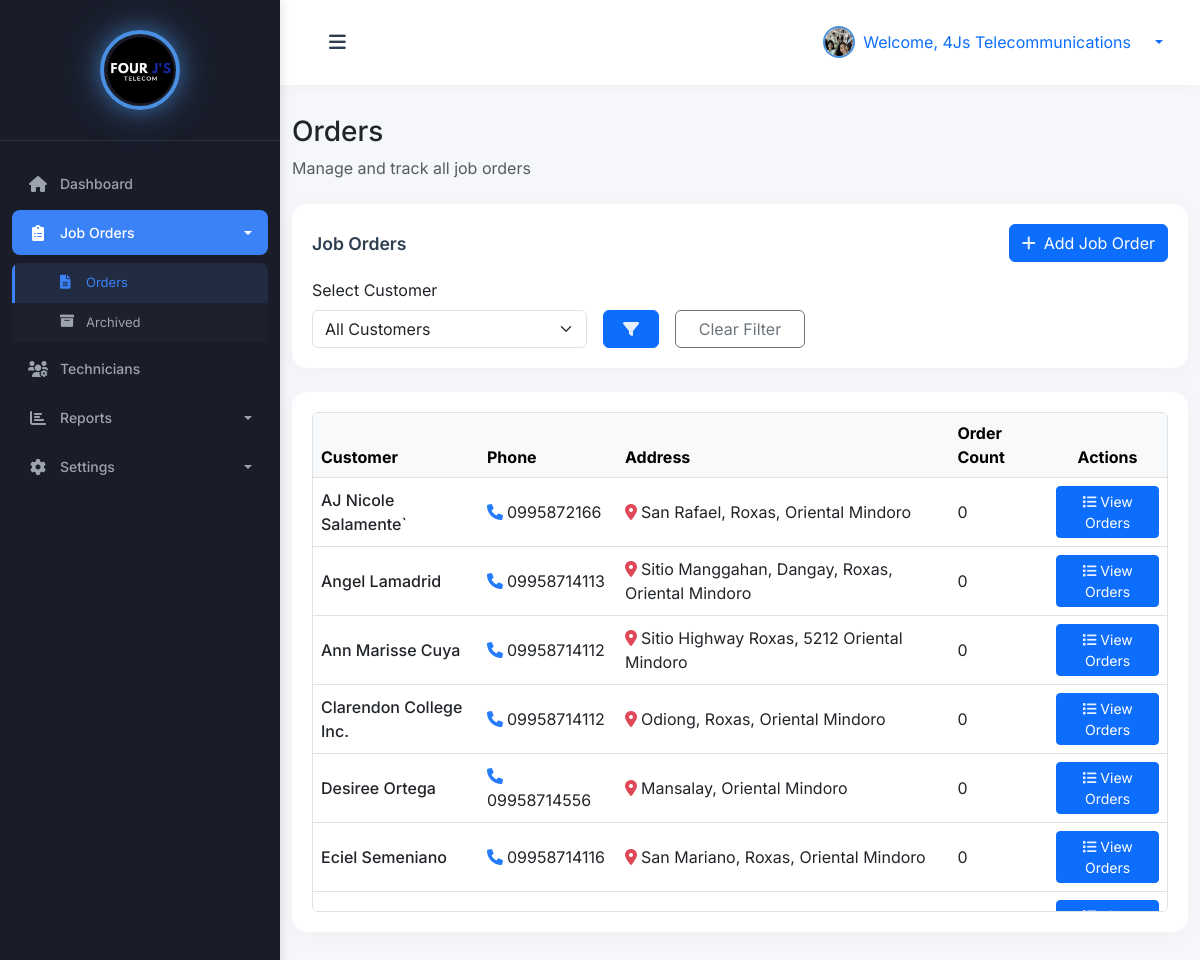
Screenshot of /admin/orders.php (signed in) with the database file from the repository.
### tables this page shows
CREATE TABLE `customers` (
  `id` int(11) NOT NULL,
  `name` varchar(255) NOT NULL,
  `phone` varchar(50) DEFAULT NULL,
  `address` text DEFAULT NULL,
  `email` varchar(255) DEFAULT NULL,
  `created_at` timestamp NOT NULL DEFAULT current_timestamp()
);

### admin/orders.php (the view, shortened to what this page needs)
<?php
try {
    $pdo = new PDO("mysql:host=" . DB_HOST . ";dbname=" . DB_NAME, DB_USER, DB_PASS);
    $pdo->setAttribute(PDO::ATTR_ERRMODE, PDO::ERRMODE_EXCEPTION);
    $stmt = $pdo->prepare("SELECT name, profile_picture FROM admins WHERE id = ?");
    $stmt->execute([$_SESSION['user_id']]);
    $admin = $stmt->fetch(PDO::FETCH_ASSOC);
    $sql = "
        SELECT
            c.id as customer_id,
            c.name as customer_name,
            c.phone as customer_phone,
            c.address as customer_address,
            COUNT(CASE WHEN jo.status NOT IN ('completed', 'cancelled') THEN jo.id END) as order_count
        FROM customers c
        LEFT JOIN job_orders jo ON jo.customer_id = c.id
    ";
    $params = [];
    $sql .= " GROUP BY c.id, c.name, c.phone, c.address
        ORDER BY c.name ASC
    ";
    $stmt = $pdo->prepare($sql);
    $stmt->execute($params);
    $customerOrders = $stmt->fetchAll(PDO::FETCH_ASSOC);
} catch (PDOException $e) {
    die("Database error: " . $e->getMessage());
}
require_once 'includes/header.php';
?>
<body></body>
 <div class="wrapper">
        <?php
        require_once 'includes/sidebar.php';
        ?>
        <div id="content">
            <nav class="navbar navbar-expand-lg navbar-light bg-white">
                <div class="container-fluid">
                    <button type="button" id="sidebarCollapse" class="btn">
                        <i class="fas fa-bars"></i>
                    </button>
                    <div class="ms-auto d-flex align-items-center">
                        <div class="dropdown">
                            <a class="d-flex align-items-center text-decoration-none dropdown-toggle" href="#" id="userDropdown" role="button" data-bs-toggle="dropdown">
                                <img src="<?= !empty($admin['profile_picture']) ? '../' . htmlspecialchars($admin['profile_picture']) : 'https://ui-avatars.com/api/?name=' . urlencode($admin['name'] ?: 'Admin') . '&background=1a237e&color=fff' ?>"
                                     alt="Admin"
                                     class="rounded-circle me-2"
                                     width="32"
                                     height="32"
                                     style="object-fit: cover; border: 2px solid #4A90E2;">
                                <span class="me-3">Welcome, <?= htmlspecialchars($admin['name'] ?: 'Admin') ?></span>
                            </a>
                        </div>
                    </div>
                </div>
            </nav>
<div class="container mt-4">
    <h3>Orders</h3>
    <div class="mb-4">
        <p class="text-muted mb-0">Manage and track all job orders</p>
    </div>
    <div class="card mb-4">
        <div class="card-body">
            <div class="d-flex justify-content-between align-items-center mb-3">
                <h5 class="card-title mb-0">Job Orders</h5>
                <button type="button" class="btn btn-primary" data-bs-toggle="modal" data-bs-target="#orderTypeModal">
                     <i class="fas fa-plus me-2"></i>Add Job Order
                 </button>
            </div>
            <form method="GET" action="" class="row g-3">
                <div class="col-md-4">
                    <label for="search_customer" class="form-label">Select Customer</label>
                    <select class="form-select" id="search_customer" name="search_customer">
                        <option value="">All Customers</option>
                    </select>
                </div>
                <div class="col-md-1 d-flex align-items-end">
                    <button type="submit" class="btn btn-primary w-100">
                        <i class="fas fa-filter"></i>
                    </button>
                </div>
                <div class="col-md-2 d-flex align-items-end">
                    <a href="orders.php" class="btn btn-outline-secondary w-100">Clear Filter</a>
                </div>
            </form>
        </div>
    </div>
    <div class="card mb-4">
        <div class="card-body">
            <div class="table-wrapper" style="max-height: 500px; overflow-y: auto; border: 1px solid #dee2e6; border-radius: 0.375rem;">
                <div class="table-responsive">
                <table class="table table-hover align-middle">
                    <thead class="table-light">
                        <tr>
                            <th>Customer</th>
                            <th>Phone</th>
                            <th>Address</th>
                            <th>Order Count</th>
                            <th class="text-center">Actions</th>
                        </tr>
                    </thead>
                    <tbody>
                        <?php foreach ($customerOrders as $customer): ?>
                        <tr>
                            <td>
                                <span class="fw-medium">
                                    <?= htmlspecialchars($customer['customer_name']) ?>
                                </span>
                            </td>
                            <td><i class="fas fa-phone text-primary me-1"></i><?= htmlspecialchars($customer['customer_phone']) ?></td>
                            <td><i class="fas fa-map-marker-alt text-danger me-1"></i><?= htmlspecialchars($customer['customer_address']) ?></td>
                            <td><?= (int)$customer['order_count'] ?></td>
                            <td class="text-center">
                                <a href="customer_orders.php?customer_id=<?= (int)$customer['customer_id'] ?>" class="btn btn-primary btn-sm">
                                    <i class="fas fa-list"></i> View Orders
                                </a>
                            </td>
                        </tr>
                        <?php endforeach; ?>
                    </tbody>
                </table>
                </div>
            </div>
        </div>
    </div>
</div>
</body>
</html>

### css/style.css (style rules this page uses)
:root { --primary-blue: #4A90E2; --secondary-blue: #5C9CE6; --light-blue: #E8F1FC; --hover-blue: #357ABD; --text-blue: #2C3E50; --success: #2ECC71; --warning: #F1C40F; --danger: #E74C3C; --info: #3498DB; --pastel-purple: #B39DDB; --pastel-pink: #F8BBD0; --pastel-green: #A5D6A7; --pastel-orange: #FFCC80; --card-1: #4A90E2; --card-2: #2ECC71; --card-3: #F1C40F; --card-4: #E74C3C; --sidebar-bg: #2C3E50; --sidebar-header: #1A252F; --sidebar-hover: #34495E; --sidebar-active: #3498DB; }
body { font-family: 'Inter', -apple-system, BlinkMacSystemFont, 'Segoe UI', Roboto, sans-serif; background: #F5F7FA; }
.dropdown-toggle::after { margin-left: 8px; }
.wrapper { display: flex; width: 100%; align-items: stretch; }
#content { margin-left: 280px; min-height: 100vh; transition: all 0.3s ease; background: #F5F7FA; padding: 0; width: calc(100% - 280px); }
@media (min-width: 769px) { #content { margin-left: 280px; width: calc(100% - 280px); } }
@media (min-width: 769px) { #sidebarCollapse { display: block !important; } }
.card { border-radius: 15px; box-shadow: 0 4px 20px rgba(0, 0, 0, 0.03); margin-bottom: 25px; border: none; transition: transform 0.3s ease, box-shadow 0.3s ease; }
.card-body { padding: 1.75rem; }
.card-title { margin-bottom: 1.5rem; font-weight: 600; color: var(--text-blue); font-size: 1.1rem; }
.card i { opacity: 0.9; transition: transform 0.3s ease; }
.navbar { padding: 20px 25px; background: #fff; border: none; border-radius: 0; margin-bottom: 30px; box-shadow: 0 2px 15px rgba(0, 0, 0, 0.03); }
#sidebarCollapse { background: transparent; border: none; color: var(--text-blue); font-size: 1.2rem; padding: 8px 12px; border-radius: 8px; transition: all 0.3s; }

### admin/includes/header.php (style rules this page uses)
.card { height: 100%; margin-bottom: 1rem; }
.card-body { padding: 1.25rem; }
#userDropdown { transition: all 0.2s ease; }
#userDropdown img { border: 2px solid #4A90E2; transition: all 0.2s ease; }

### admin/orders.php (style rules this page uses)
.text-primary { color: #0d6efd !important; }

### rows the page displays
customers: name "AJ Nicole Salamente`", phone "0995872166", address "San Rafael, Roxas, Oriental Mindoro", order_count "0"
customers: name "Angel Lamadrid", phone "09958714113", address "Sitio Manggahan, Dangay, Roxas, Oriental Mindoro", order_count "0"
customers: name "Ann Marisse Cuya", phone "09958714112", address "Sitio Highway Roxas, 5212 Oriental Mindoro", order_count "0"
customers: name "Clarendon College Inc.", phone "09958714112", address "Odiong, Roxas, Oriental Mindoro", order_count "0"
customers: name "Desiree Ortega", phone "09958714556", address "Mansalay, Oriental Mindoro", order_count "0"
customers: name "Eciel Semeniano", phone "09958714116", address "San Mariano, Roxas, Oriental Mindoro", order_count "0"

### other values shown
$admin['name'] ?: 'Admin' "4Js Telecommunications"
